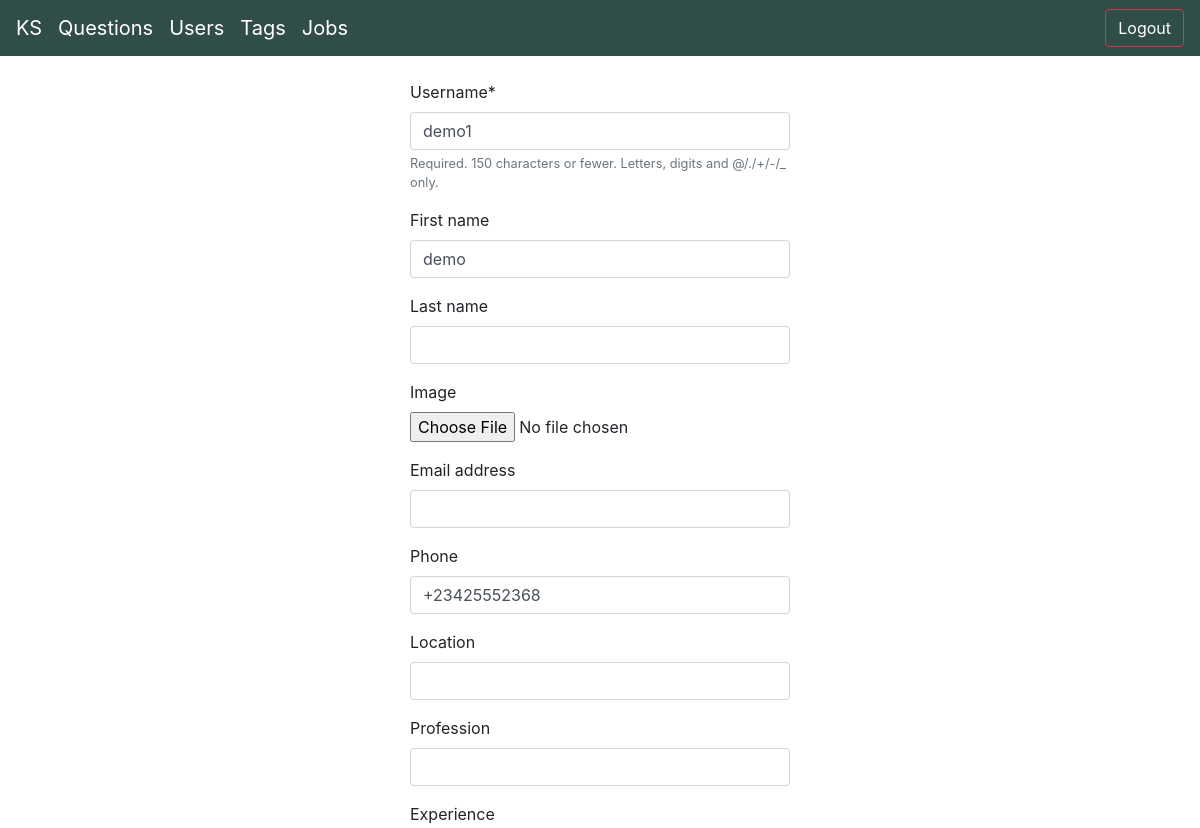
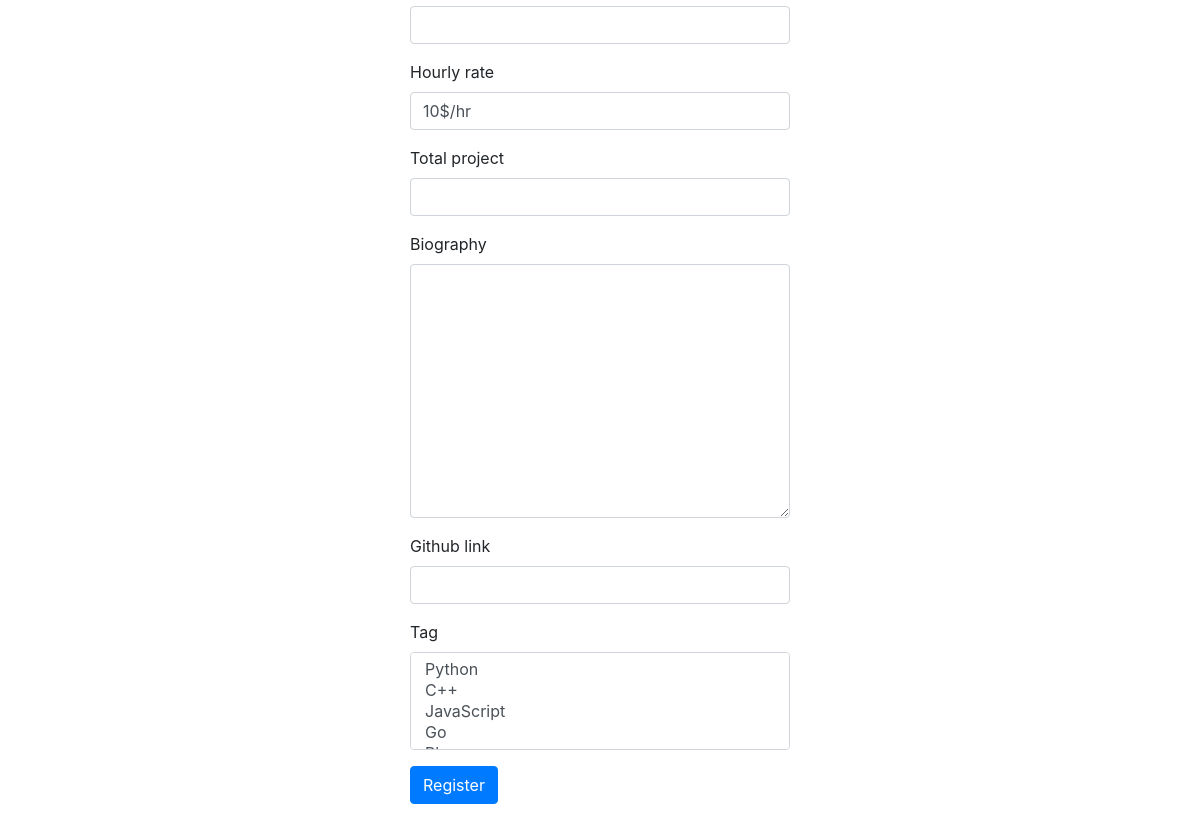
Page /users/update/ (signed in) on the earlier database version (2 pictures, top to bottom).
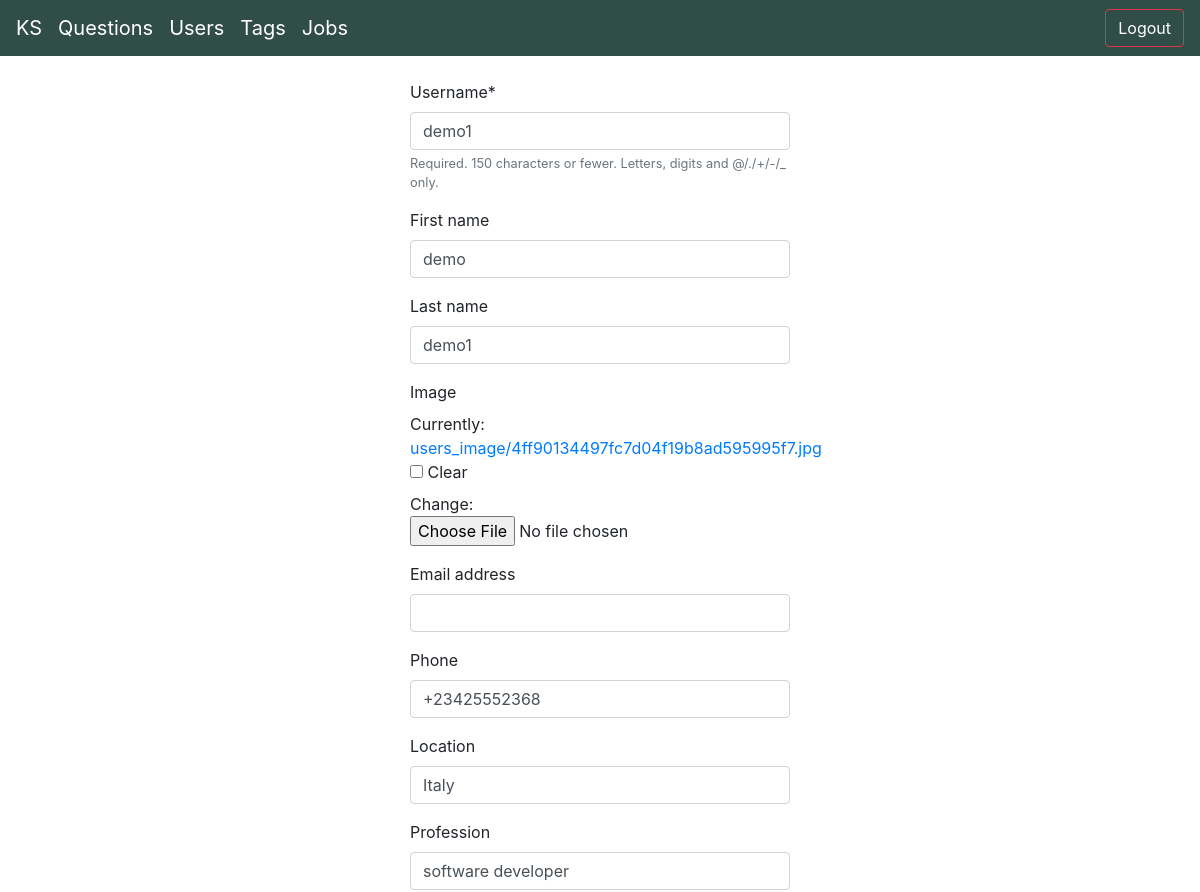
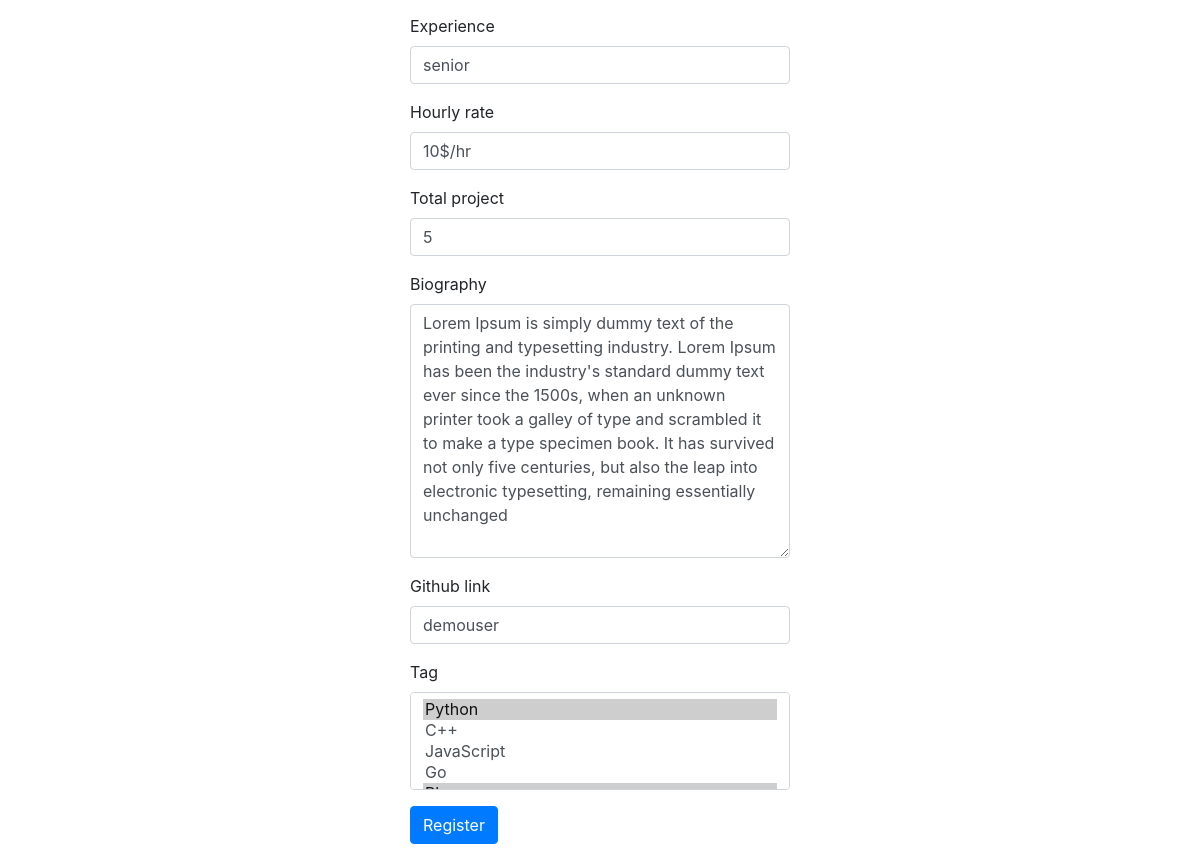
Same page on the later database version (2 pictures, top to bottom).
### users/models.py (models this page shows, shortened)
class User(AbstractUser):
    location        = models.CharField(max_length=100, null=True, blank=True)
    biography       = models.TextField(blank=True, null=True)
    image           = models.ImageField(null=True,blank=True, upload_to='users_image')
    github_link     = models.CharField(null=True, blank=True, max_length=100)
    tag             = models.ManyToManyField(Tag, blank=True, null=True)
    created_date    = models.DateField(auto_now_add=True)
    profession      = models.CharField(max_length=100, null=True, blank=True)
    phone           = PhoneNumberField(null=True, blank=True)
    experience      = models.CharField(null=True, blank=True, max_length=100)
    hourly_rate     = models.CharField(default='10$/hr',blank=True, null=True, max_length=30)
    total_project   = models.SmallIntegerField(null=True, blank=True)

### users/views.py (the view)
# urls.py: path('update/', views.UserUpdateView.as_view(), name='user_update'),
class UserUpdateView(UpdateView):
    model = User
    form_class = UserUpdateForm
    def get_object(self, queryset=None):
        return self.request.user

### users/forms.py
class UserUpdateForm(forms.ModelForm):
    class Meta:
        model = User
        fields = ('username', 'first_name', 'last_name', 'image', 'email', 'phone',
             'location', 'profession', 'experience', 'hourly_rate',
             'total_project', 'biography', 'github_link', 'tag',)

### tags/models.py (called while the page is built)
    def __str__(self):
        return self.title

### users/templates/users/user_form.html (shortened to what this page needs)
{% extends "base.html" %}
{% load crispy_forms_tags %}
{% block body %}
<br>
<div class="row">
    <div class="col-4 offset-4">
        <form method='POST' enctype="multipart/form-data">{% csrf_token %}
            {{form|crispy}}
            <button type="submit" class="btn btn-primary"> Register</button>
            <br><br>
        </form>
    </div>
{% endblock body %}

Differences in the rows shown:
changed User "demo1": last_name (not shown) → "demo1"; location (not shown) → "Italy"; profession (not shown) → "software developer"; experience (not shown) → "senior"; total_project (not shown) → "5"; biography (not shown) → "Lorem Ipsum is simply dummy text of the printing and typesetting industry. Lorem Ipsum has been the industry's standard dummy text ever since the 1500s, when an unknown printer took a galley of type and scrambled it to make a type specimen book. It has survived not only five centuries, but also the leap into electronic typesetting, remaining essentially unchanged"; github_link (not shown) → "demouser"
Other differences:
form field form: (not shown) → "☐"
form field tag: "Python / C++ / JavaScript / Go" → "Python ☑ / C++ / JavaScript / Go"
text no longer shown: "Username * Required. 150 characters or fewer. Letters, digits and @/./+/-/_ only. First name Last name Image Email address Phone Location Profession Experience Hourly rate Total project Biography Github link Tag"
text now shown: "Username * Required. 150 characters or fewer. Letters, digits and @/./+/-/_ only. First name Last name Image Currently: users_image/4ff90134497fc7d04f19b8ad595995f7.jpg Clear Change: Email address Phone Location Profession Experience Hourly rate Total project Biography Github link Tag"
